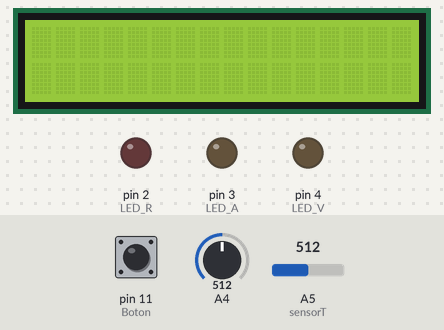
The sketch below on a simulated Arduino Uno, built with avr-gcc and run on an emulated ATmega328P. On the bench: 16×2 character LCD, output pins drawn as LEDs (lit = HIGH). The inputs (shaded band) are chosen by the test bench; at power-on: pin 11 (Boton) HIGH, A4 = 512, A5 (sensorT) = 512.

Above: at 1.2 s.
1.3 s: pin 11 (Boton) pulled LOW for 1 s
At 2.8 s:
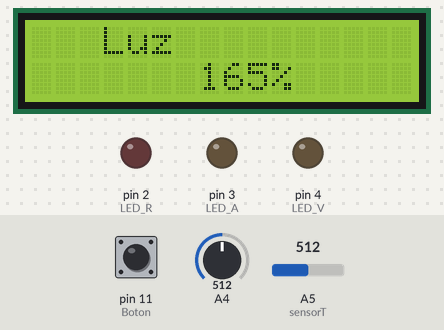
3.9 s: A4 set to 1009
At 4.9 s:
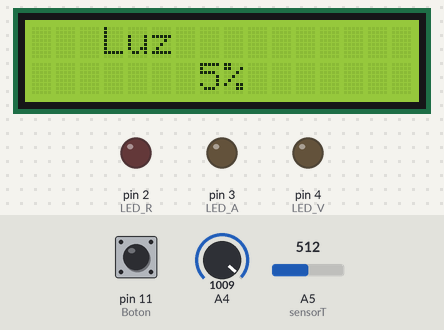
5.4 s: A4 set to 1022
At 5.9 s:
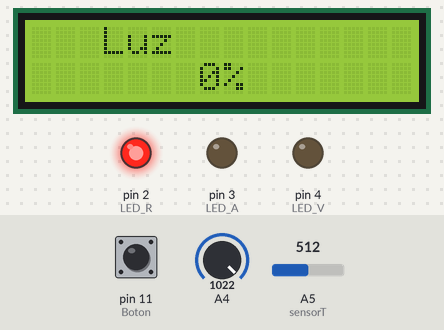
7.0 s: A5 (sensorT) set to 298
8.5 s: A5 (sensorT) set to 270
At 9.0 s:
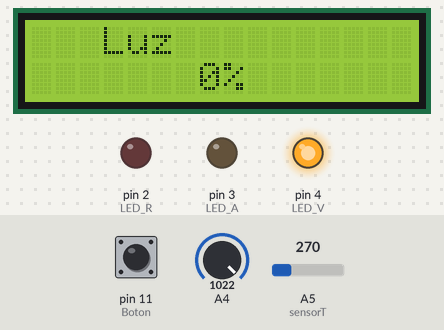
10.0 s: pin 11 (Boton) pulled LOW for 0.25 s
At 10.22 s:
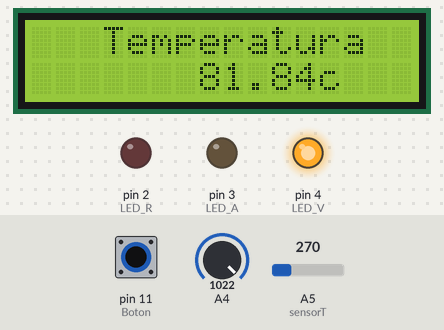
Timing chart, 0 to 12.9 s (numbered marks = the images above; inputs shaded):
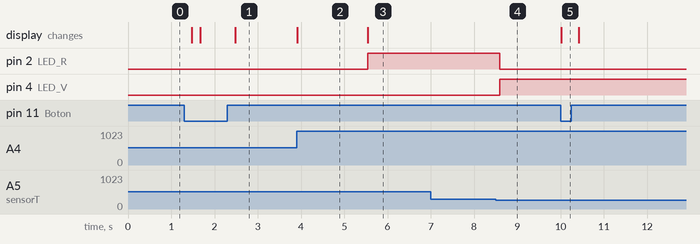

Measured:
- the behaviour switches between 1021 and 1022 on A4 (found by bisection; images 2 and 3)
- the behaviour switches between 287 and 286 on A5 (sensorT) (found by bisection; images 3 and 4)
- after the input at 1.3 s, the display: changes after 0.17 s (image 1)
- after the input at 3.9 s, the display: changes at once (image 2)
- after the input at 5.4 s, pin 2 (LED_R): LOW → HIGH after 0.14 s; the display: changes after 0.14 s (image 3)
- after the input at 7.0 s, every drawn part: stays the same
- after the input at 8.5 s, pin 2 (LED_R): HIGH → LOW after 0.09 s; pin 4 (LED_V): LOW → HIGH after 0.09 s
- after the input at 10.0 s, the display: changes at once (image 5)

The sketch:

T.P.5.ino
```cpp
#include <LiquidCrystal.h>

#define sensorT A5
#define LED_R 2
#define LED_V 4
#define LED_A 3
#define sensorL A4

#define Boton 11
#define RS 9
#define E  10
#define DB4 5
#define DB5 6
#define DB6 7
#define DB7 8
LiquidCrystal pantallita( RS , E , DB4 , DB5 , DB6 , DB7 );
int estado = 0;


void setup()
{
  pinMode( A5 , INPUT);
  pinMode ( 11 , INPUT);
  pinMode ( A4 , INPUT);
  pinMode ( 4 , OUTPUT);
  pinMode ( 2 , OUTPUT);
  pinMode ( 3 , OUTPUT);
  pantallita.begin( 16 , 2 );
  Serial.begin( 9600);
}

void loop()
{

  if (!digitalRead(Boton) == HIGH)
  {
    estado = estado+1;
  }

  int lecturaluz =  analogRead ( A4 );

  int porcentaje_luz = map( lecturaluz , 713, 1022, 100 , 0);

  float temp = ((5.0 / 1024 * analogRead( sensorT )) * 100 - 50);

  if (estado == 1)
  {
    pantallita.clear();
  	pantallita.setCursor( 3 , 0);
  	pantallita.print("Luz");
  	pantallita.setCursor( 7 , 1 );
  	pantallita.print(porcentaje_luz);
  	pantallita.print("%");
  }

  else if(estado == 2)
  {
    pantallita.clear();
  	pantallita.setCursor( 3 , 0);
  	pantallita.print("Temperatura");
  	pantallita.setCursor( 7 , 1 ); //indica donde comienza a escribir, parecido al serial.
  	pantallita.print(temp);
  	pantallita.print("c");
  }
  else if(estado == 3)
  {
   estado = 1;
  }
  if ( porcentaje_luz >= 1 )
  {
   digitalWrite( LED_R , LOW);
   digitalWrite( LED_V , LOW);
   digitalWrite( LED_A , LOW);
  }
  else if ( (temp >= 18) && (temp <=90))
  {
 	digitalWrite( LED_R , LOW);
   digitalWrite( LED_V , HIGH);
   digitalWrite( LED_A , LOW);
  }else if ( temp < 18){
    digitalWrite( LED_R , LOW);
   digitalWrite( LED_V , LOW);
   digitalWrite( LED_A , HIGH);
  }else if (temp > 90){
    digitalWrite( LED_R , HIGH);
   digitalWrite( LED_V , LOW);
   digitalWrite( LED_A , LOW);
  }
  delay(200);
}
```
